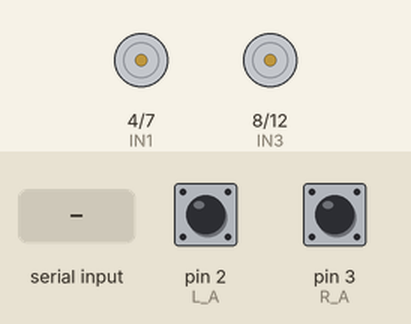
Recording of a sketch running on a simulated Arduino Uno, built with avr-gcc and run on an emulated ATmega328P. On the bench: motor-driver pin pairs drawn as motors (green arrow = first pin HIGH = forward, orange = second pin HIGH = backward, longer = more drive, scaled by the enable pin). The inputs (shaded band) are chosen by the test bench; at power-on: pin 2 (L_A) HIGH, pin 3 (R_A) HIGH. What the sketch prints to the serial monitor is not drawn.

Above: at 1.2 s.
1.3 s: "w" received over Serial
At 2.1 s:
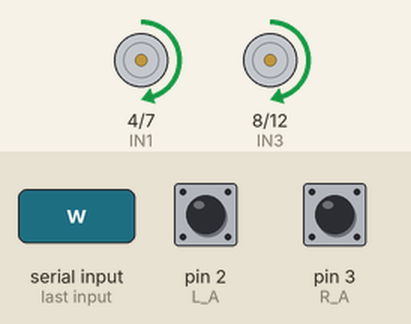
4.3 s: "s" received over Serial
At 5.5 s:
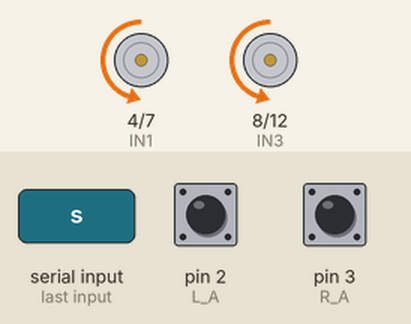
7.3 s: "a" received over Serial
At 7.9 s:
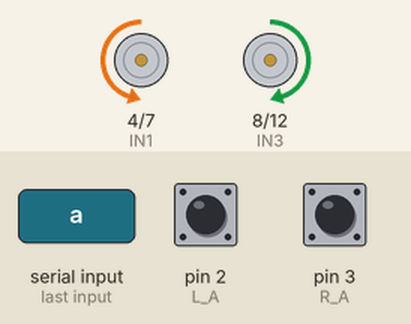
10.3 s: "d" received over Serial
At 11.4 s:
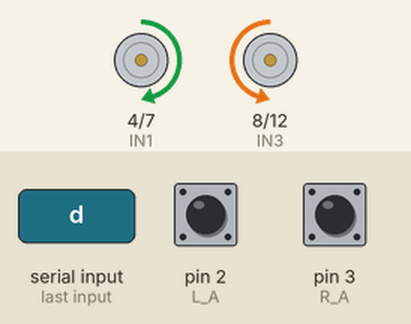
13.3 s: "x" received over Serial
14.9 s: "g" received over Serial
At 16.1 s:
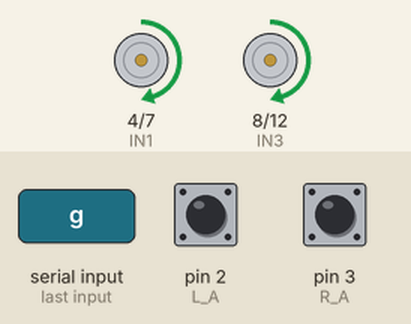
Timing chart, 0 to 17.4 s (numbered marks = the images above; inputs shaded):
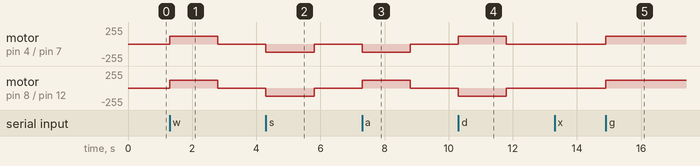

Measured:
- after the input at 1.3 s, motor on pin 4 (IN1) / pin 7 (IN2), motor on pin 8 (IN3) / pin 12 (IN4): stopped → forward 120/255 at once, → stopped 1.5 s later
- after the input at 4.3 s, motor on pin 4 (IN1) / pin 7 (IN2), motor on pin 8 (IN3) / pin 12 (IN4): stopped → backward 120/255 at once, → stopped 1.5 s later
- after the input at 7.3 s, motor on pin 4 (IN1) / pin 7 (IN2): stopped → backward 120/255 at once, → stopped 1.5 s later; motor on pin 8 (IN3) / pin 12 (IN4): stopped → forward 120/255 at once, → stopped 1.5 s later
- after the input at 10.3 s, motor on pin 4 (IN1) / pin 7 (IN2): stopped → forward 120/255 at once, → stopped 1.5 s later; motor on pin 8 (IN3) / pin 12 (IN4): stopped → backward 120/255 at once, → stopped 1.5 s later
- after the input at 14.9 s, motor on pin 4 (IN1) / pin 7 (IN2), motor on pin 8 (IN3) / pin 12 (IN4): stopped → forward 120/255 at once

The sketch:

Motor_with_encoders.ino
```cpp
// Motor pins (from your wiring)
const int ENA = 5, IN1 = 4, IN2 = 7;     // left motor
const int ENB = 6, IN3 = 8, IN4 = 12;    // right motor

// Encoder pins
const int L_A = 2, L_B = 9;   //(green, yellow )
const int R_A = 3, R_B = 10;  // (yellow, green)

// Flip these if needed
const int L_ENC_DIR = 1;         // -1 if left count goes down
const int R_ENC_DIR = 1;         // -1 if right count goes down
const bool L_MOTOR_INV = false;  // true if the left wheel spins backward on "forward"
const bool R_MOTOR_INV = false;  // true if the right wheel spins backward on "forward"

volatile long leftTicks = 0, rightTicks = 0;
int speedPWM = 120;              // 0-255, start low
bool runFwd = false, runSpin = false;
long targetTicks = 0;
unsigned long lastCmd = 0;

void leftISR()  { leftTicks  += (digitalRead(L_B) == HIGH ? 1 : -1) * L_ENC_DIR; }
void rightISR() { rightTicks += (digitalRead(R_B) == HIGH ? 1 : -1) * R_ENC_DIR; }

void setMotor(int inA, int inB, int en, int spd, bool inv) {
  if (inv) spd = -spd;
  if (spd > 0)      { digitalWrite(inA, HIGH); digitalWrite(inB, LOW);  analogWrite(en, spd); }
  else if (spd < 0) { digitalWrite(inA, LOW);  digitalWrite(inB, HIGH); analogWrite(en, -spd); }
  else              { digitalWrite(inA, LOW);  digitalWrite(inB, LOW);  analogWrite(en, 0); }
}

void drive(int l, int r) {
  setMotor(IN1, IN2, ENA, l, L_MOTOR_INV);
  setMotor(IN3, IN4, ENB, r, R_MOTOR_INV);
  lastCmd = millis();
}

// NEW: actively brake instead of coasting
void brake() {
  digitalWrite(IN1, HIGH); digitalWrite(IN2, HIGH); analogWrite(ENA, 255);
  digitalWrite(IN3, HIGH); digitalWrite(IN4, HIGH); analogWrite(ENB, 255);
  delay(150);
  drive(0, 0);
}

void setup() {
  Serial.begin(115200);
  int outs[] = {ENA, IN1, IN2, ENB, IN3, IN4};
  for (int p : outs) pinMode(p, OUTPUT);
  pinMode(L_A, INPUT_PULLUP); pinMode(L_B, INPUT_PULLUP);
  pinMode(R_A, INPUT_PULLUP); pinMode(R_B, INPUT_PULLUP);
  attachInterrupt(digitalPinToInterrupt(L_A), leftISR, RISING);
  attachInterrupt(digitalPinToInterrupt(R_A), rightISR, RISING);
  drive(0, 0);
  Serial.println("w=fwd s=back a=spin left d=spin right x=stop g=1m q=spin +/-=speed r=reset counts");
}

void loop() {
  if (Serial.available()) {
    char c = Serial.read();
    switch (c) {
      case 'w': drive( speedPWM,  speedPWM); break;
      case 's': drive(-speedPWM, -speedPWM); break;
      case 'a': drive(-speedPWM,  speedPWM); break;
      case 'd': drive( speedPWM, -speedPWM); break;
      case 'x': runFwd = false; runSpin = false; brake(); break;   // CHANGED
      case '+': speedPWM = min(255, speedPWM + 20); break;
      case '-': speedPWM = max(60,  speedPWM - 20); break;
      case 'r': noInterrupts(); leftTicks = 0; rightTicks = 0; interrupts(); break;
      case 'g':  // drive 1 m forward
        noInterrupts(); leftTicks = 0; rightTicks = 0; interrupts();
        targetTicks = 4022;                  // 1000 mm / 0.2486 mm per tick
        runFwd = true; runSpin = false;
        drive(speedPWM, speedPWM);
        break;
      case 'q':  // spin left one "360" by the numbers
        noInterrupts(); leftTicks = 0; rightTicks = 0; interrupts();
        targetTicks = 2187;                  // pi x 173 mm / 0.2486 mm per tick
        runSpin = true; runFwd = false;
        drive(-speedPWM, speedPWM);
        break;
    }
  }

  if (runFwd || runSpin) {
    noInterrupts(); long l = leftTicks, r = rightTicks; interrupts();
    long done = runFwd ? (l + r) / 2 : (r - l) / 2;
    if (done >= targetTicks) { runFwd = false; runSpin = false; brake(); }   // CHANGED
    else lastCmd = millis();             // keep the safety timeout from firing
  }

  // Safety: stop if no command for 1.5 s
  if (millis() - lastCmd > 1500) drive(0, 0);

  static unsigned long lastPrint = 0;
  if (millis() - lastPrint >= 100) {
    lastPrint = millis();
    noInterrupts(); long l = leftTicks, r = rightTicks; interrupts();
    Serial.print("L: "); Serial.print(l);
    Serial.print("   R: "); Serial.print(r);
    Serial.print("   PWM: "); Serial.println(speedPWM);
  }
}
```
